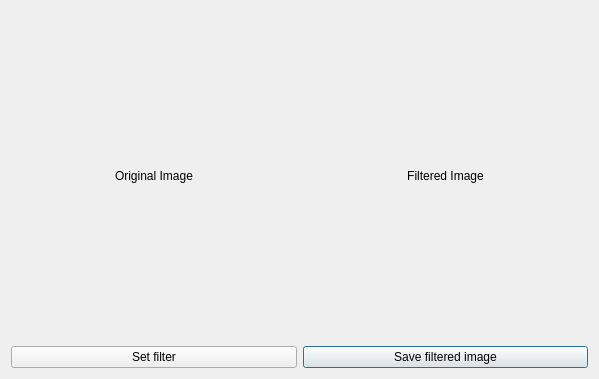
<?xml version="1.0" encoding="UTF-8"?>
<ui version="4.0">
 <class>ImagesDialog</class>
 <widget class="QDialog" name="ImagesDialog">
  <property name="geometry">
   <rect>
    <x>0</x>
    <y>0</y>
    <width>599</width>
    <height>379</height>
   </rect>
  </property>
  <property name="windowTitle">
   <string>Images dialog</string>
  </property>
  <layout class="QGridLayout" name="gridLayout">
   <item row="0" column="0">
    <widget class="QLabel" name="lbl_originalImg">
     <property name="text">
      <string>Original Image</string>
     </property>
     <property name="alignment">
      <set>Qt::AlignCenter</set>
     </property>
    </widget>
   </item>
   <item row="1" column="1">
    <widget class="QPushButton" name="btn_saveImage">
     <property name="text">
      <string>Save filtered image</string>
     </property>
    </widget>
   </item>
   <item row="1" column="0">
    <widget class="QPushButton" name="btn_setFilter">
     <property name="text">
      <string>Set filter</string>
     </property>
    </widget>
   </item>
   <item row="0" column="1">
    <widget class="QLabel" name="lbl_filteredImg">
     <property name="text">
      <string>Filtered Image</string>
     </property>
     <property name="alignment">
      <set>Qt::AlignCenter</set>
     </property>
    </widget>
   </item>
  </layout>
 </widget>
 <resources/>
 <connections/>
</ui>
